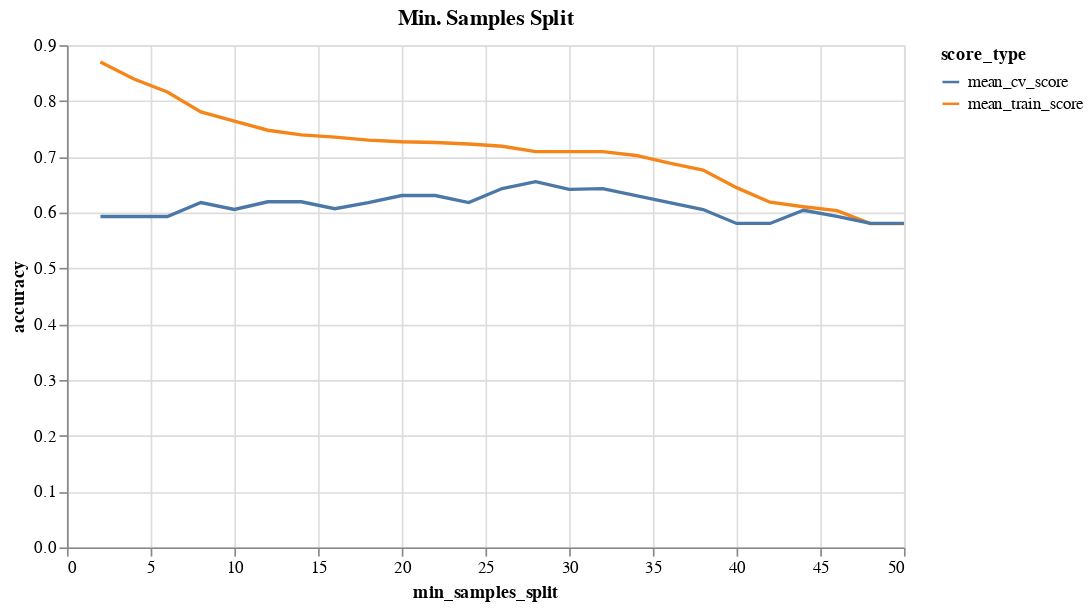

Notebook code for this chart:
### Markdown cell above
**Question 4.5** <br> {points: 1} 

Using Altair, make a `mark_line()` plot which displays the `min_samples_split` of the random forest model on the *x*-axis and the accuracy on the train and validation sets on the *y*-axis and don't forget to add `alt.Color(score_type)` to the `encode()` function after you specify `alt.X()` and `alt.y()`. 

Make sure it has the dimensions `width=500, height=300`. Don't forget to give it a title and the plot `mss_acc_plot`

### Code cell
mss_acc_plot = alt.Chart(plotting_source, width=500, height=300).mark_line().encode(
         alt.X('min_samples_split:Q'),
         alt.Y('accuracy:Q'), 
         alt.Color('score_type')).properties(title='Min. Samples Split')
mss_acc_plot

### Figure 1 — Vega-Lite specification as saved in the notebook (floating-point values rounded to 4 significant figures)
{"config": {"view": {"continuousWidth": 400, "continuousHeight": 300}}, "data": {"name": "data-6e7de728d2a217364e13c2af95af76c8"}, "mark": "line", "encoding": {"color": {"type": "nominal", "field": "score_type"}, "x": {"type": "quantitative", "field": "min_samples_split"}, "y": {"type": "quantitative", "field": "accuracy"}}, "height": 300, "title": "Min. Samples Split", "width": 500, "$schema": "https://vega.github.io/schema/vega-lite/v4.8.1.json", "datasets": {"data-6e7de728d2a217364e13c2af95af76c8": [{"min_samples_split": 2, "score_type": "mean_train_score", "accuracy": 0.8697}, {"min_samples_split": 4, "score_type": "mean_train_score", "accuracy": 0.8395}, {"min_samples_split": 6, "score_type": "mean_train_score", "accuracy": 0.8162}, {"min_samples_split": 8, "score_type": "mean_train_score", "accuracy": 0.7805}, {"min_samples_split": 10, "score_type": "mean_train_score", "accuracy": 0.7641}, {"min_samples_split": 12, "score_type": "mean_train_score", "accuracy": 0.7476}, {"min_samples_split": 14, "score_type": "mean_train_score", "accuracy": 0.7394}, {"min_samples_split": 16, "score_type": "mean_train_score", "accuracy": 0.7353}, {"min_samples_split": 18, "score_type": "mean_train_score", "accuracy": 0.7298}, {"min_samples_split": 20, "score_type": "mean_train_score", "accuracy": 0.727}, {"min_samples_split": 22, "score_type": "mean_train_score", "accuracy": 0.7256}, {"min_samples_split": 24, "score_type": "mean_train_score", "accuracy": 0.7229}, {"min_samples_split": 26, "score_type": "mean_train_score", "accuracy": 0.7188}, {"min_samples_split": 28, "score_type": "mean_train_score", "accuracy": 0.7092}, {"min_samples_split": 30, "score_type": "mean_train_score", "accuracy": 0.7092}, {"min_samples_split": 32, "score_type": "mean_train_score", "accuracy": 0.7092}, {"min_samples_split": 34, "score_type": "mean_train_score", "accuracy": 0.7023}, {"min_samples_split": 36, "score_type": "mean_train_score", "accuracy": 0.6886}, {"min_samples_split": 38, "score_type": "mean_train_score", "accuracy": 0.6763}, {"min_samples_split": 40, "score_type": "mean_train_score", "accuracy": 0.6447}, {"min_samples_split": 42, "score_type": "mean_train_score", "accuracy": 0.6186}, {"min_samples_split": 44, "score_type": "mean_train_score", "accuracy": 0.6104}, {"min_samples_split": 46, "score_type": "mean_train_score", "accuracy": 0.6036}, {"min_samples_split": 48, "score_type": "mean_train_score", "accuracy": 0.5803}, {"min_samples_split": 50, "score_type": "mean_train_score", "accuracy": 0.5803}, {"min_samples_split": 2, "score_type": "mean_cv_score", "accuracy": 0.5931}, {"min_samples_split": 4, "score_type": "mean_cv_score", "accuracy": 0.5931}, {"min_samples_split": 6, "score_type": "mean_cv_score", "accuracy": 0.5931}, {"min_samples_split": 8, "score_type": "mean_cv_score", "accuracy": 0.6181}, {"min_samples_split": 10, "score_type": "mean_cv_score", "accuracy": 0.6056}, {"min_samples_split": 12, "score_type": "mean_cv_score", "accuracy": 0.6194}, {"min_samples_split": 14, "score_type": "mean_cv_score", "accuracy": 0.6194}, {"min_samples_split": 16, "score_type": "mean_cv_score", "accuracy": 0.6069}, {"min_samples_split": 18, "score_type": "mean_cv_score", "accuracy": 0.6181}, {"min_samples_split": 20, "score_type": "mean_cv_score", "accuracy": 0.6306}, {"min_samples_split": 22, "score_type": "mean_cv_score", "accuracy": 0.6306}, {"min_samples_split": 24, "score_type": "mean_cv_score", "accuracy": 0.6181}, {"min_samples_split": 26, "score_type": "mean_cv_score", "accuracy": 0.6431}, {"min_samples_split": 28, "score_type": "mean_cv_score", "accuracy": 0.6556}, {"min_samples_split": 30, "score_type": "mean_cv_score", "accuracy": 0.6417}, {"min_samples_split": 32, "score_type": "mean_cv_score", "accuracy": 0.6431}, {"min_samples_split": 34, "score_type": "mean_cv_score", "accuracy": 0.6306}, {"min_samples_split": 36, "score_type": "mean_cv_score", "accuracy": 0.6181}, {"min_samples_split": 38, "score_type": "mean_cv_score", "accuracy": 0.6056}, {"min_samples_split": 40, "score_type": "mean_cv_score", "accuracy": 0.5806}, {"min_samples_split": 42, "score_type": "mean_cv_score", "accuracy": 0.5806}, {"min_samples_split": 44, "score_type": "mean_cv_score", "accuracy": 0.6042}, {"min_samples_split": 46, "score_type": "mean_cv_score", "accuracy": 0.5931}, {"min_samples_split": 48, "score_type": "mean_cv_score", "accuracy": 0.5806}, {"min_samples_split": 50, "score_type": "mean_cv_score", "accuracy": 0.5806}]}}
